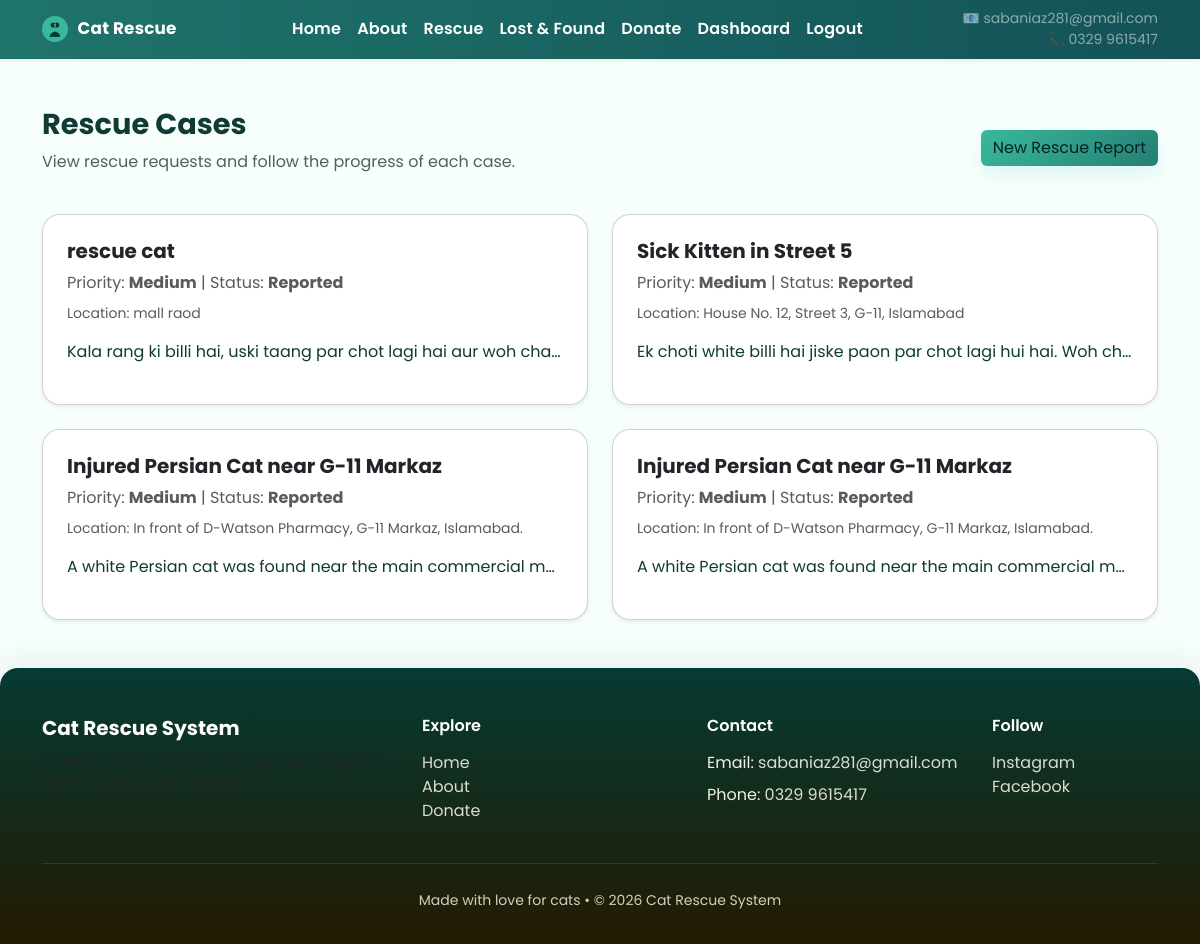
Page /rescue/list/ (signed in) on the committed database.
### core/models.py (models this page shows, shortened)
class RescueRequest(models.Model):
    PRIORITY_CHOICES = [
        ('High', 'High Priority - Urgent'),
        ('Medium', 'Medium Priority'),
        ('Low', 'Low Priority'),
    ]
    STATUS_CHOICES = [
        ('Reported', 'Newly Reported'),
        ('Assigned', 'Assigned to Volunteer'),
        ('In Progress', 'Rescue In Progress'),
        ('Rescued', 'Successfully Rescued'),
        ('Completed', 'Case Completed'),
        ('Cancelled', 'Cancelled'),
    ]
    reporter = models.ForeignKey(User, on_delete=models.CASCADE, related_name='rescue_reports')
    title = models.CharField(max_length=200)
    description = models.TextField()
    location = models.CharField(max_length=255)
    latitude = models.FloatField(blank=True, null=True)
    longitude = models.FloatField(blank=True, null=True)
    priority = models.CharField(max_length=20, choices=PRIORITY_CHOICES, default='Medium')
    status = models.CharField(max_length=20, choices=STATUS_CHOICES, default='Reported')
    assigned_volunteer = models.ForeignKey(User, on_delete=models.SET_NULL, null=True, blank=True, related_name='assigned_rescues')
    image = models.ImageField(upload_to='rescue/', blank=True, null=True)
    urgency_reason = models.TextField(blank=True, help_text="Why is this high priority?")
    date_reported = models.DateTimeField(auto_now_add=True)
    date_assigned = models.DateTimeField(null=True, blank=True)
    date_completed = models.DateTimeField(null=True, blank=True)

### core/views.py (the view)
# urls.py: path('rescue/list/', views.rescue_list, name='rescue_list'),
@login_required(login_url='login')
def rescue_list(request):
    profile = getattr(request.user, 'profile', None)
    if profile and profile.role == 'Volunteer':
        rescues = RescueRequest.objects.filter(assigned_volunteer=request.user)
    elif profile and profile.role == 'Admin':
        rescues = RescueRequest.objects.all()
    else:
        rescues = RescueRequest.objects.filter(reporter=request.user)
    status_filter = request.GET.get('status')
    priority_filter = request.GET.get('priority')
    if status_filter:
        rescues = rescues.filter(status=status_filter)
    if priority_filter:
        rescues = rescues.filter(priority=priority_filter)
    return render(request, 'rescue/list.html', {'rescues': rescues})

### templates/rescue/list.html (shortened to what this page needs)
{% extends 'base.html' %}
{% block content %}
<section class="page-section py-5">
    <div class="container">
        <div class="d-flex justify-content-between align-items-center mb-4">
            <div>
                <h2 class="fw-bold">Rescue Cases</h2>
                <p class="text-muted">View rescue requests and follow the progress of each case.</p>
            </div>
            <a href="{% url 'report_rescue' %}" class="btn btn-primary">New Rescue Report</a>
        </div>
        <div class="row g-4">
            {% for rescue in rescues %}
            <div class="col-md-6">
                <div class="card p-4 shadow-sm">
                    <h5 class="fw-bold">{{ rescue.title }}</h5>
                    <p class="text-muted mb-2">Priority: <strong>{{ rescue.priority }}</strong> | Status: <strong>{{ rescue.status }}</strong></p>
                    <p class="text-muted small mb-3">Location: {{ rescue.location }}</p>
                    <p class="text-truncate">{{ rescue.description }}</p>
                </div>
            </div>
            {% empty %}
            <div class="col-12">
                <div class="card p-4 shadow-sm text-center">
                    <p class="mb-0 text-muted">No rescue reports found yet.</p>
                </div>
            </div>
            {% endfor %}
        </div>
    </div>
</section>
{% endblock %}

### templates/base.html (shortened to what this page needs)
<!DOCTYPE html>
<html lang="en">
<head>
    <link href="https://cdn.jsdelivr.net/npm/bootstrap@5.3.0/dist/css/bootstrap.min.css" rel="stylesheet">
</head>
<body>
    <nav class="navbar navbar-expand-lg navbar-dark shadow-sm sticky-top">
        <div class="container">
            <a class="navbar-brand fw-bold" href="{% url 'home' %}">
                <span>Cat Rescue</span>
            </a>
            <div class="collapse navbar-collapse" id="navMenu">
                <ul class="navbar-nav mx-auto align-items-center">
                    <li class="nav-item"><a class="nav-link" href="{% url 'home' %}">Home</a></li>
                    <li class="nav-item"><a class="nav-link" href="{% url 'about' %}">About</a></li>
                    <li class="nav-item"><a class="nav-link" href="{% url 'report_rescue' %}">Rescue</a></li>
                    <li class="nav-item"><a class="nav-link" href="{% url 'lostfound_list' %}">Lost & Found</a></li>
                    <li class="nav-item"><a class="nav-link" href="{% url 'donate' %}">Donate</a></li>
                    {% if request.user.is_authenticated %}
                        <li class="nav-item"><a class="nav-link" href="{% url 'dashboard' %}">Dashboard</a></li>
                        <li class="nav-item"><a class="nav-link" href="{% url 'logout' %}">Logout</a></li>
                    {% else %}
                        <li class="nav-item"><a class="nav-link" href="{% url 'register' %}">Register</a></li>
                        <li class="nav-item"><a class="nav-link" href="{% url 'login' %}">Login</a></li>
                    {% endif %}
                </ul>
                <div class="d-flex flex-column align-items-end d-none d-lg-flex text-white-50">
                    <span class="small">📧 sabaniaz281@gmail.com</span>
                    <span class="small">📞 0329 9615417</span>
                </div>
            </div>
        </div>
    </nav>
    {% block content %}{% endblock %}
    <footer class="footer">
        <div class="container">
            <div class="row gy-4">
                <div class="col-lg-4">
                    <h5 class="fw-bold text-white">Cat Rescue System</h5>
                    <p class="text-muted">A centralized platform for rescue, adoption, lost & found, and donations.</p>
                </div>
                <div class="col-lg-3">
                    <h6 class="fw-semibold text-white">Explore</h6>
                    <ul class="list-unstyled mt-3">
                        <li><a href="{% url 'home' %}">Home</a></li>
                        <li><a href="{% url 'about' %}">About</a></li>
                        <li><a href="{% url 'donate' %}">Donate</a></li>
                    </ul>
                </div>
                <div class="col-lg-3">
                    <h6 class="fw-semibold text-white">Contact</h6>
                    <ul class="list-unstyled mt-3">
                        <li class="mb-2">Email: <a href="mailto:sabaniaz281@gmail.com">sabaniaz281@gmail.com</a></li>
                        <li>Phone: <a href="tel:03299615417">0329 9615417</a></li>
                    </ul>
                </div>
                <div class="col-lg-2">
                    <h6 class="fw-semibold text-white">Follow</h6>
                    <ul class="list-unstyled mt-3">
                        <li><a href="#">Instagram</a></li>
                        <li><a href="#">Facebook</a></li>
                    </ul>
                </div>
            </div>
            <div class="border-top border-white border-opacity-10 pt-4 mt-4 text-center">
                <small>Made with love for cats • © 2026 Cat Rescue System</small>
            </div>
        </div>
    </footer>
</body>
</html>

### templates/base.html (style rules this page uses)
:root { --brand-primary: #257F74; --brand-secondary: #DFF6F0; --brand-cta: #39B89E; --brand-soft: rgba(57,184,158,0.12); --bg-color: #F7FFFD; --text-color: #103B34; --muted: #6E9C90; --bg-dark: #063B34; --header-bg-start: #1F746B; --header-bg-end: #135257; --card-radius: 18px; }
html, body { font-family: 'Poppins', system-ui, -apple-system, 'Segoe UI', Roboto, 'Helvetica Neue', Arial, sans-serif; background: var(--bg-color); color: var(--text-color); font-size: 16px; -webkit-font-smoothing:antialiased; -moz-osx-font-smoothing:grayscale; }
body { min-height: 100vh; }
.navbar { background: linear-gradient(90deg, var(--header-bg-start), var(--header-bg-end)); border-bottom: 1px solid rgba(59,47,0,0.06); box-shadow: 0 6px 22px rgba(59,47,0,0.03); }
.navbar-brand, .navbar-nav .nav-link { color: #ffffff !important; font-weight: 600; letter-spacing: 0.2px; }
.navbar-brand { display:flex; align-items:center; gap:.6rem; }
.navbar-brand svg { width:26px; height:26px; display:inline-block; }
.card { border-radius: var(--card-radius); transition: transform .3s ease, box-shadow .3s ease; box-shadow: 0 .75rem 1.75rem rgba(16,24,40,.06); }
.btn-primary { background: linear-gradient(135deg, var(--brand-cta), var(--brand-primary)); border: none; color: #04251F; box-shadow: 0 .6rem 1.2rem rgba(57,184,158,0.12); }
h2 { font-size: clamp(1.6rem, 2.4vw, 2rem); font-weight:700; color:var(--text-color); }
p { font-weight:400; color:var(--text-color); }
.navbar-brand span { font-size:1.05rem; font-weight:700; color:#fff; }
.footer { background: linear-gradient(180deg, var(--bg-dark), #231a00); color: rgba(255,250,240,0.95); padding: 3rem 0 2rem; border-top-left-radius: 18px; border-top-right-radius: 18px; box-shadow: 0 -10px 30px rgba(35,25,0,0.06); }
.footer a { color: rgba(255,250,240,.85); text-decoration: none; }
.footer small { color: rgba(255,250,240,.8); }
.page-section { padding: 4rem 0; }

### rows in the picture
RescueRequest: title "rescue cat", priority "Medium", status "Reported", location "mall raod", description "Kala rang ki billi hai, uski taang par chot lagi hai aur woh cha…"
RescueRequest: title "Sick Kitten in Street 5", priority "Medium", status "Reported", location "House No. 12, Street 3, G-11, Islamabad", description "Ek choti white billi hai jiske paon par chot lagi hui hai. Woh ch…"
RescueRequest: title "Injured Persian Cat near G-11 Markaz", priority "Medium", status "Reported", location "In front of D-Watson Pharmacy, G-11 Markaz, Islamabad.", description "A white Persian cat was found near the main commercial m…"
RescueRequest: title "Injured Persian Cat near G-11 Markaz", priority "Medium", status "Reported", location "In front of D-Watson Pharmacy, G-11 Markaz, Islamabad.", description "A white Persian cat was found near the main commercial m…"
